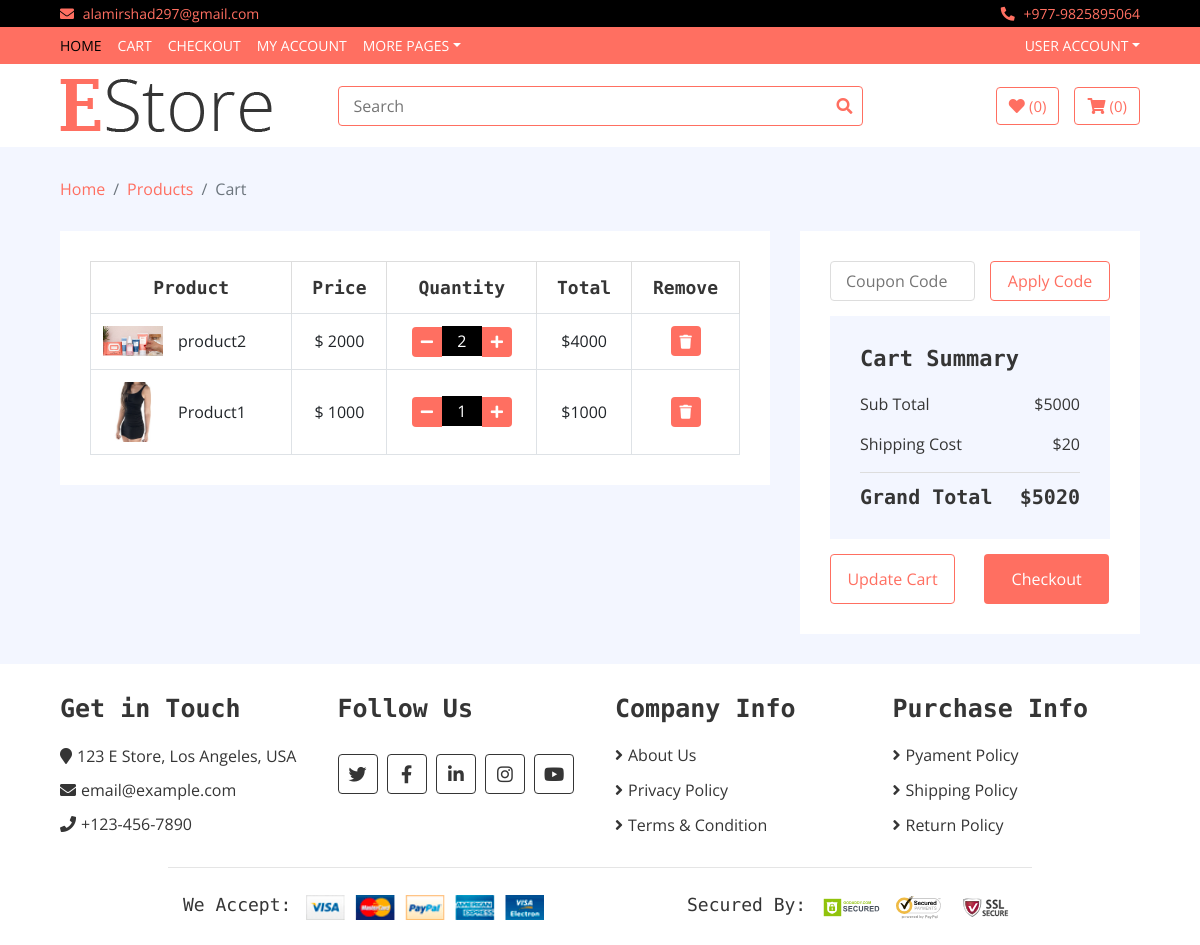
The page /cart on the database its author committed.
### home/models.py (models this page shows, shortened)
class Cart(models.Model):
    username = models.CharField(max_length=300)
    slug = models.CharField(max_length=300)
    items = models.ForeignKey(Product,on_delete=models.CASCADE)
    checkout = models.BooleanField(default=False)
    quantity = models.IntegerField(default = 1)
    total = models.IntegerField(default = 1)

class Product(models.Model):
    name = models.CharField(max_length = 300)
    slug = models.CharField(max_length = 500,blank = True)
    price = models.IntegerField()
    discounted_price = models.IntegerField()
    image = models.ImageField(upload_to = 'media')
    description = RichTextField(blank = True)
    specification = RichTextField(blank = True)
    category = models.ForeignKey(Category,on_delete = models.CASCADE)
    Subcategory = models.ForeignKey(SubCategory,on_delete = models.CASCADE)
    brand = models.ForeignKey(Brand,on_delete = models.CASCADE)
    stock = models.CharField(choices = STOCK,max_length = 100)
    labels = models.CharField(choices = LABELS,blank = True,max_length = 100)

### home/views.py (the view)
# urls.py: path('cart', CartView.as_view(), name='cart'),
class CartView(Base):
    def get(self,request):
        username = request.user.username
        self.context['cart_product'] = Cart.objects.filter(username = username, checkout = False)
        c = 0
        total_price = 0
        for i in Cart.objects.filter(username = username, checkout = False):
            p = Cart.objects.filter(username = username, checkout = False)[c].total
            total_price = total_price + p
            c = c+1
        print(total_price)
        self.context['total_price'] = total_price
        self.context['shipping_price'] = 20
        self.context['all_price'] = total_price + 20
        return render(request,'cart.html',self.context)

### templates/cart.html
{% extends 'base.html' %}
{% load static %}
{% block content %}
        <div class="breadcrumb-wrap">
            <div class="container-fluid">
                <ul class="breadcrumb">
                    <li class="breadcrumb-item"><a href="#">Home</a></li>
                    <li class="breadcrumb-item"><a href="#">Products</a></li>
                    <li class="breadcrumb-item active">Cart</li>
                </ul>
            </div>
        </div>
        <div class="cart-page">
            <div class="container-fluid">
                <div class="row">
                    <div class="col-lg-8">
                        <div class="cart-page-inner">
                            <div class="table-responsive">
                                <table class="table table-bordered">
                                    <thead class="thead-dark">
                                        <tr>
                                            <th>Product</th>
                                            <th>Price</th>
                                            <th>Quantity</th>
                                            <th>Total</th>
                                            <th>Remove</th>
                                        </tr>
                                    </thead>
                                    <tbody class="align-middle">
                                    {% for cart in cart_product %}
                                        <tr>
                                            <td>
                                                <div class="img">
                                                    <a href="#"><img src="{{cart.items.image.url}}" alt="Image"></a>
                                                    <p>{{cart.items.name}}</p>
                                                </div>
                                            </td>
                                            <td>$
                                                {% if cart.items.discounted_price > 0 %}
                                                    {{cart.items.discounted_price}}
                                                    {% else %}
                                                    {{cart.items.price}}
                                                    {% endif %}
                                            </td>
                                            <td>
                                                <div class="qty">
                                                    <a href = "/reduce_cart/{{cart.slug}}"><button class="btn-minus"><i class="fa fa-minus"></i></button></a>
                                                    <input type="text" value="{{cart.quantity}}">
                                                    <a href = "/add-to-cart/{{cart.slug}}"><button class="btn-plus"><i class="fa fa-plus"></i></button></a>
                                                </div>
                                            </td>
                                            <td>${{cart.total}}</td>
                                            <td><a href = "/delete_cart/{{cart.slug}}"><button><i class="fa fa-trash"></i></button></a></td>
                                        </tr>
                                    {% endfor %}
                                    </tbody>
                                </table>
                            </div>
                        </div>
                    </div>
                    <div class="col-lg-4">
                        <div class="cart-page-inner">
                            <div class="row">
                                <div class="col-md-12">
                                    <div class="coupon">
                                        <input type="text" placeholder="Coupon Code">
                                        <button>Apply Code</button>
                                    </div>
                                </div>
                                <div class="col-md-12">
                                    <div class="cart-summary">
                                        <div class="cart-content">
                                            <h1>Cart Summary</h1>
                                            <p>Sub Total<span>${{total_price}}</span></p>
                                            <p>Shipping Cost<span>${{shipping_price}}</span></p>
                                            <h2>Grand Total<span>${{all_price}}</span></h2>
                                        </div>
                                        <div class="cart-btn">
                                            <button>Update Cart</button>
                                            <button>Checkout</button>
                                        </div>
                                    </div>
                                </div>
                            </div>
                        </div>
                    </div>
                </div>
            </div>
        </div>
{% endblock %}

### static/css/style.css (style rules this page uses)
body { color: #353535; font-family: 'Open Sans', sans-serif; font-weight: 400; background: #f3f6ff; }
a { color: #FF6F61; }
h1 { font-family: 'Source Code Pro', monospace; font-weight: 900; }
h2 { font-family: 'Source Code Pro', monospace; font-weight: 700; }
@media (min-width: 992px) { .container-fluid { padding-right: 60px; padding-left: 60px; } }
.breadcrumb-wrap { position: relative; width: 100%; }
.breadcrumb-wrap .breadcrumb { margin: 0; padding: 0; background: transparent; }
.cart-page { position: relative; margin-top: 30px; }
.cart-page .cart-page-inner { padding: 30px; margin-bottom: 30px; background: #ffffff; }
.cart-page .table { width: 100%; text-align: center; margin-bottom: 0; }
.cart-page .table .thead-dark th { font-family: 'Source Code Pro', monospace; font-size: 18px; font-weight: 700; color: #353535; text-align: center; background: transparent; border-color: #dddddd; border-bottom: none; vertical-align: middle; }
.cart-page .table td { font-size: 16px; vertical-align: middle; }
.cart-page .table .img { display: flex; align-items: center; }
.cart-page .table .img img { max-width: 60px; max-height: 60px; margin-right: 15px; }
.cart-page .table .img p { display: inline-block; text-align: left; margin: 0; }
.cart-page .table .qty { display: inline-block; width: 100px; font-size: 0; }
.cart-page .table button { width: 30px; height: 30px; font-size: 14px; text-align: center; color: #ffffff; background: #FF6F61; border: none; border-radius: 4px; }
.cart-page .table button.btn-minus { border-radius: 4px 0 0 4px; }
.cart-page .table button.btn-plus { border-radius: 0 4px 4px 0; }
.cart-page .table input { width: 40px; height: 30px; font-size: 16px; color: #ffffff; text-align: center; background: #000000; border: none; }
.cart-page .coupon { position: relative; width: 100%; margin-bottom: 15px; font-size: 0; }
.cart-page .coupon input { width: calc(100% - 135px); height: 40px; padding: 0 15px; font-size: 16px; color: #999999; background: #ffffff; border: 1px solid #dddddd; border-radius: 4px; margin-right: 15px; transition: all .3s; }
.cart-page .coupon button { width: 120px; height: 40px; padding: 2px 0; font-size: 16px; text-align: center; color: #FF6F61; background: #ffffff; border: 1px solid #FF6F61; border-radius: 4px; }
.cart-page .cart-summary { position: relative; width: 100%; }
.cart-page .cart-summary .cart-content { padding: 30px; background: #f3f6ff; }
.cart-page .cart-summary .cart-content h1 { font-size: 22px; margin-bottom: 20px; }
.cart-page .cart-summary .cart-content p span, .cart-page .cart-summary .cart-content h2 span { float: right; }
.cart-page .cart-summary .cart-content h2 { font-size: 20px; font-weight: 600; padding-top: 12px; border-top: 1px solid #dddddd; margin: 0; }
.cart-page .cart-summary .cart-btn button { margin-top: 15px; width: calc(50% - 15px); height: 50px; padding: 2px 10px; text-align: center; color: #ffffff; background: #FF6F61; border: none; border-radius: 4px; }
.cart-page .cart-summary .cart-btn button:first-child { margin-right: 25px; color: #FF6F61; background: #ffffff; border: 1px solid #FF6F61; }

### rows shown on the page
Cart: items.image (picture), items.name "product2", items.price "2000", quantity "2", total "4000"
Cart: items.image (picture), items.name "Product1", items.price "1000", quantity "1", total "1000"

### other values the page prints
{{ total_price }} "5000"
{{ shipping_price }} "20"
{{ all_price }} "5020"
